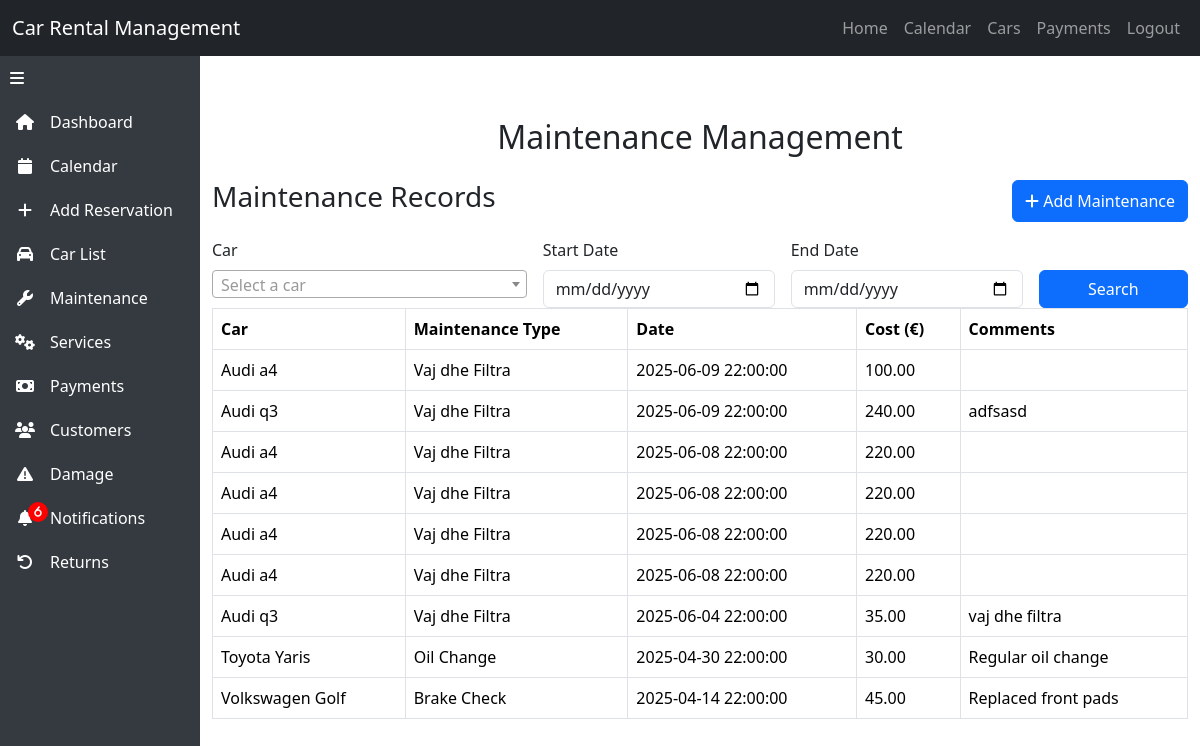
/maintenance.php (signed in), run on the app's committed database.
### tables this page shows
CREATE TABLE `maintenance` (
  `maintenance_id` int(11) NOT NULL,
  `car_id` int(11) NOT NULL,
  `maintenance_type` varchar(100) DEFAULT NULL,
  `maintenance_date` timestamp NOT NULL DEFAULT current_timestamp() ON UPDATE current_timestamp(),
  `cost` decimal(10,2) DEFAULT NULL,
  `comments` text DEFAULT NULL
);

CREATE TABLE `cars` (
  `car_id` int(11) NOT NULL,
  `business_id` int(11) NOT NULL,
  `brand` varchar(100) DEFAULT NULL,
  `model` varchar(100) DEFAULT NULL,
  `license_plate` varchar(50) DEFAULT NULL
);

### maintenance.php (the view, shortened to what this page needs)
<?php
require_once 'header.php';
$errors = [];
$start_date = isset($_GET['start_date']) ? trim($_GET['start_date']) : '';
$end_date = isset($_GET['end_date']) ? trim($_GET['end_date']) : '';
try {
    $stmt = $conn->prepare("SELECT `business_id` FROM `users` WHERE `email` = ?");
    $stmt->bind_param("s", $_SESSION['email']);
    $stmt->execute();
    $result = $stmt->get_result();
    $user = $result->fetch_assoc();
    $business_id = $user['business_id'];
    $stmt = $conn->prepare("SELECT `car_id`, `brand`, `model`, `license_plate` FROM `cars` WHERE `business_id` = ? ORDER BY `brand`, `model`");
    $stmt->bind_param("i", $business_id);
    $stmt->execute();
    $cars = $stmt->get_result()->fetch_all(MYSQLI_ASSOC);
    $sql = "SELECT `m`.*, `c`.`brand`, `c`.`model`
            FROM `maintenance` `m`
            JOIN `cars` `c` ON `m`.`car_id` = `c`.`car_id`
            WHERE `c`.`business_id` = ?";
    $params = [$business_id];
    $types = "i";
    $sql .= " ORDER BY `m`.`maintenance_date` DESC";
    $stmt = $conn->prepare($sql);
    if (!empty($params)) {
        $stmt->bind_param($types, ...$params);
    }
    $stmt->execute();
    $maintenance_records = $stmt->get_result()->fetch_all(MYSQLI_ASSOC);
} catch (Exception $e) {
    $errors[] = 'Database error: ' . $e->getMessage();
}
?>
<!DOCTYPE html>
<html lang="en">
<head>
</head>
<body>
    <div class="main-content" id="mainContent">
        <div class="container my-5">
            <h2 class="text-center mb-4">Maintenance Management</h2>
            <div class="table-container">
                <div class="d-flex justify-content-between mb-3">
                    <h3>Maintenance Records</h3>
                    <?php if (!empty($cars)): ?>
                        <button class="btn btn-primary" data-bs-toggle="modal" data-bs-target="#addMaintenanceModal">
                            <i class="fas fa-plus"></i> Add Maintenance
                        </button>
                    <?php endif; ?>
                </div>
                <div class="search-bar">
                    <form method="GET" action="maintenance.php" class="row g-3">
                        <div class="col-md-4">
                            <label for="search_car_id" class="form-label">Car</label>
                        </div>
                        <div class="col-md-3">
                            <label for="start_date" class="form-label">Start Date</label>
                            <input type="date" class="form-control" id="start_date" name="start_date" value="<?= htmlspecialchars($start_date) ?>">
                        </div>
                        <div class="col-md-3">
                            <label for="end_date" class="form-label">End Date</label>
                            <input type="date" class="form-control" id="end_date" name="end_date" value="<?= htmlspecialchars($end_date) ?>">
                        </div>
                        <div class="col-md-2 d-flex align-items-end">
                            <button type="submit" class="btn btn-primary w-100">Search</button>
                        </div>
                    </form>
                </div>
                <?php if (empty($cars)): ?>
                    <div class="alert alert-warning">No cars found. Please add a car first.</div>
                <?php elseif (empty($maintenance_records)): ?>
                    <div class="alert alert-warning">No maintenance records found.</div>
                <?php else: ?>
                    <table class="table table-bordered table-hover">
                        <thead>
                            <tr>
                                <th>Car</th>
                                <th>Maintenance Type</th>
                                <th>Date</th>
                                <th>Cost (€)</th>
                                <th>Comments</th>
                            </tr>
                        </thead>
                        <tbody>
                            <?php foreach ($maintenance_records as $record): ?>
                                <tr>
                                    <td><?= htmlspecialchars($record['brand'] . ' ' . $record['model']) ?></td>
                                    <td><?= htmlspecialchars($record['maintenance_type']) ?></td>
                                    <td><?= htmlspecialchars($record['maintenance_date']) ?></td>
                                    <td><?= number_format($record['cost'], 2) ?></td>
                                    <td><?= htmlspecialchars($record['comments'] ?? 'None') ?></td>
                                </tr>
                            <?php endforeach; ?>
                        </tbody>
                    </table>
                <?php endif; ?>
            </div>
        </div>
    </div>
</body>
</html>

### header.php (style rules this page uses)
.main-content { transition: margin-left 0.3s; padding-top: 70px; }
.main-content:not(.collapsed) { margin-left: 200px; }

### data on the page
maintenance: car.model "Audi a4", maintenance_type "Vaj dhe Filtra", maintenance_date "2025-06-09 22:00:00", cost "100.00"
maintenance: car.model "Audi q3", maintenance_type "Vaj dhe Filtra", maintenance_date "2025-06-09 22:00:00", cost "240.00", comments "adfsasd"
maintenance: car.model "Audi a4", maintenance_type "Vaj dhe Filtra", maintenance_date "2025-06-08 22:00:00", cost "220.00"
maintenance: car.model "Audi a4", maintenance_type "Vaj dhe Filtra", maintenance_date "2025-06-08 22:00:00", cost "220.00"
maintenance: car.model "Audi a4", maintenance_type "Vaj dhe Filtra", maintenance_date "2025-06-08 22:00:00", cost "220.00"
maintenance: car.model "Audi a4", maintenance_type "Vaj dhe Filtra", maintenance_date "2025-06-08 22:00:00", cost "220.00"
maintenance: car.model "Audi q3", maintenance_type "Vaj dhe Filtra", maintenance_date "2025-06-04 22:00:00", cost "35.00", comments "vaj dhe filtra"
maintenance: car.model "Toyota Yaris", maintenance_type "Oil Change", maintenance_date "2025-04-30 22:00:00", cost "30.00", comments "Regular oil change"
maintenance: car.model "Volkswagen Golf", maintenance_type "Brake Check", maintenance_date "2025-04-14 22:00:00", cost "45.00", comments "Replaced front pads"

### other printed values
$notification_count "6"
